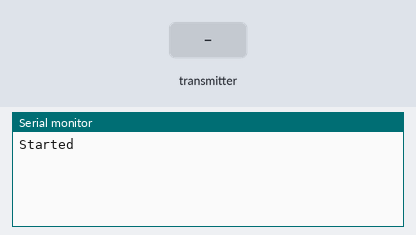
Simulated run of this sketch. Board: Arduino Uno, built with avr-gcc and run on an emulated ATmega328P. Parts: the last lines printed to the serial monitor. The test bench sets the inputs (shaded band). No radio packets arrive unless stated.

Above: at 1.2 s.
1.3 s: the transmitter starts sending valid_th = 0
At 2.1 s:
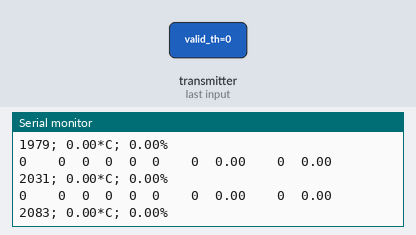
2.8 s: the transmitter starts sending byte2 = 255
At 3.4 s:
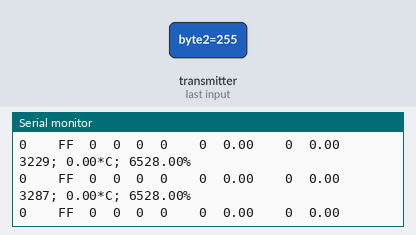
4.4 s: the transmitter starts sending byte3 = 64
7.4 s: the transmitter starts sending byte4 = 255
At 8.4 s:
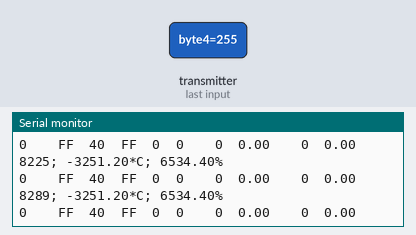
9.0 s: the transmitter starts sending byte5 = 64
12.0 s: the transmitter starts sending byte6 = 64
Timing chart, 0 to 15.0 s (numbered marks = the images above; inputs shaded):
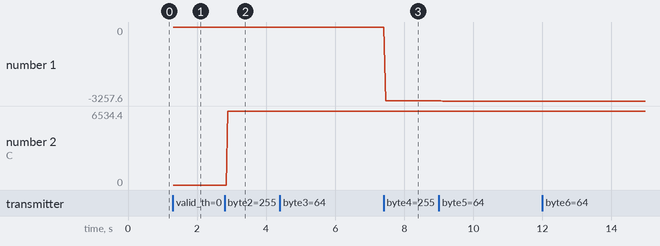

The sketch:

BND_Reciever.ino
```cpp
#include <SPI.h>
#include <RF24.h>
#include "nRF24L01.h"

//
// Hardware configuration
//

// Set up nRF24L01 radio on SPI bus plus pins 9 & 10

RF24 radio(9,10);

//
// Payload
//
int incomingByte = 0;   // for incoming serial data
struct payload_t
{
  uint8_t valid_th;
  uint8_t byte2;
  uint8_t byte3;
  uint8_t byte4;
  uint8_t byte5;
  uint8_t byte6;

  uint8_t valid_lightness;
  uint16_t lightness;
  uint8_t valid_voltage;
  uint16_t voltage;
};


void setup(void)
{
  //
  // Print preamble
  //

  Serial.begin(9600);
  Serial.println("Started");

  // Setup and configure rf radio according to the built-in parameters
  // of the FOB.
  //

  radio.begin();
  radio.setChannel(85);
  radio.setPayloadSize(12);
  radio.setAutoAck(true);
  radio.setCRCLength(RF24_CRC_16);
  radio.openReadingPipe(1,0xA1A1A1A1A1LL);
  radio.setDataRate( RF24_2MBPS ) ;

  //
  // Start listening
  //

  radio.startListening();

  //
  // Dump the configuration of the rf unit for debugging
  //

  //radio.printDetails();
}

//
// Loop
//

void loop(void)
{
  //
  // Receive each packet, dump it out
  //

    // if there is data ready
    if ( radio.available() )
   {
     // printf("got");
      // Get the packet from the radio
      payload_t payload;
      radio.read( &payload, sizeof(payload) );

      // Print the ID of this message.  Note that the message
      // is sent 'big-endian', so we have to flip it.
      float f = payload.byte4 & 0x7F;
      f *= 256;
      f += payload.byte5;
      f /= 10;
      if (payload.byte4 & 0x80)
	  f *= -1;

      Serial.print(millis());
      Serial.print("; ");

      Serial.print(f);
      Serial.print("*C; ");

      f = payload.byte2;
      f *= 256;
      f += payload.byte3;
      f /= 10;
      Serial.print(f);
      Serial.println("%");

	  Serial.print(payload.valid_th, HEX);
	  Serial.print("\t\t");

	  Serial.print(payload.byte2, HEX);
	  Serial.print("\t");
	  Serial.print(payload.byte3, HEX);
	  Serial.print("\t");
	  Serial.print(payload.byte4, HEX);
	  Serial.print("\t");
	  Serial.print(payload.byte5, HEX);
	  Serial.print("\t");
	  Serial.print(payload.byte6, HEX);

          Serial.print("\t\t");
          Serial.print(payload.valid_lightness);
          Serial.print("\t");
	  Serial.print(payload.lightness/100.0f);
          Serial.print("\t\t");
          Serial.print(payload.valid_voltage);
          Serial.print("\t");
	  Serial.println(payload.voltage/1000.0f);
    }

/*     // send data only when you receive data:
        if (Serial.available() > 0) {
                // read the incoming byte:
                incomingByte = Serial.read();

                // say what you got:
                Serial.print("I received: ");
                Serial.println(incomingByte, DEC);
        }
   */
}
```

Measured:
- after the input at 1.3 s, the serial monitor: prints a new line at once (image 1)
- after the input at 2.8 s, the serial monitor: prints a new line after 0.10 s (image 2)
- plotted number 2: 0 → 6528 after the input at 2.8 s
